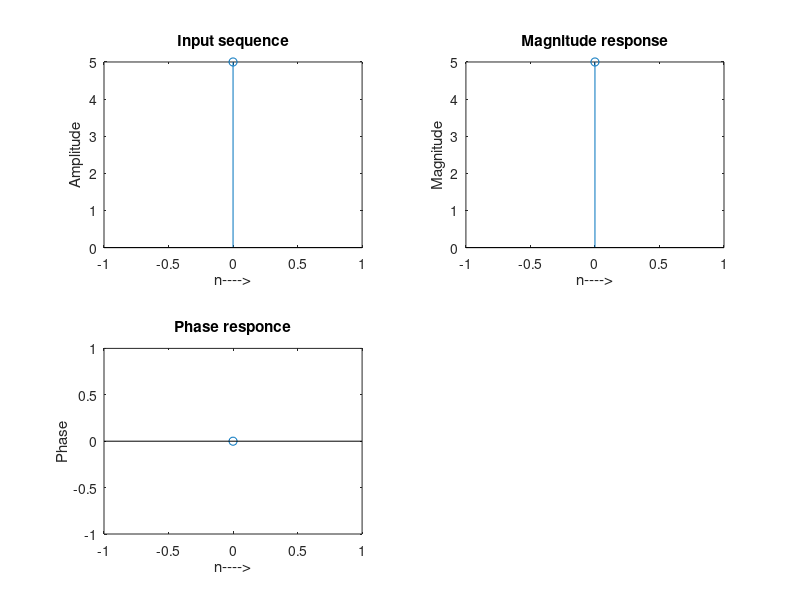

Recreate this plot in MATLAB.
clc;
clear all;
close all;

x=input('Enter the sequence : ');
N=length(x);
xk=fft(x);

n=0:N-1;
subplot (2,2,1);
stem(n,x);
xlabel('n---->');
ylabel('Amplitude');
title('Input sequence');

subplot (2,2,2);
stem(n,abs(xk));
xlabel('n---->');
ylabel('Magnitude');
title('Magnitude response');

subplot (2,2,3);
stem(n,angle(xk));
xlabel('n---->');
ylabel('Phase');
title('Phase responce');